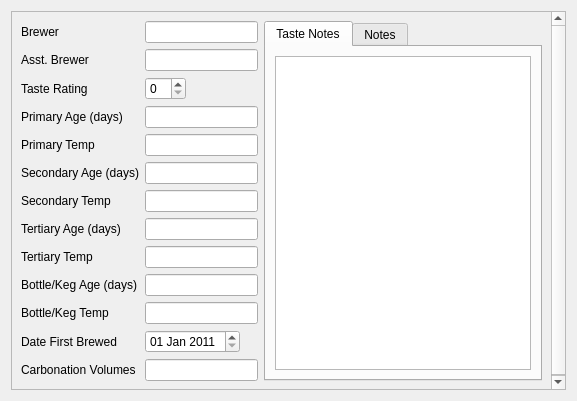
<?xml version="1.0" encoding="UTF-8"?>
<ui version="4.0">
 <class>recipeExtrasWidget</class>
 <widget class="QWidget" name="recipeExtrasWidget">
  <property name="geometry">
   <rect>
    <x>0</x>
    <y>0</y>
    <width>577</width>
    <height>401</height>
   </rect>
  </property>
  <property name="windowTitle">
   <string>Form</string>
  </property>
  <layout class="QHBoxLayout" name="horizontalLayout">
   <item>
    <widget class="QScrollArea" name="scrollArea">
     <property name="widgetResizable">
      <bool>true</bool>
     </property>
     <widget class="QWidget" name="scrollAreaWidgetContents">
      <property name="geometry">
       <rect>
        <x>0</x>
        <y>0</y>
        <width>563</width>
        <height>387</height>
       </rect>
      </property>
      <layout class="QHBoxLayout" name="horizontalLayout_4">
       <item>
        <layout class="QFormLayout" name="formLayout">
         <property name="fieldGrowthPolicy">
          <enum>QFormLayout::ExpandingFieldsGrow</enum>
         </property>
         <item row="0" column="0">
          <widget class="QLabel" name="label">
           <property name="text">
            <string>Brewer</string>
           </property>
          </widget>
         </item>
         <item row="0" column="1">
          <widget class="QLineEdit" name="lineEdit_brewer">
           <property name="minimumSize">
            <size>
             <width>64</width>
             <height>0</height>
            </size>
           </property>
           <property name="maximumSize">
            <size>
             <width>256</width>
             <height>16777215</height>
            </size>
           </property>
          </widget>
         </item>
         <item row="1" column="0">
          <widget class="QLabel" name="label_2">
           <property name="text">
            <string>Asst. Brewer</string>
           </property>
          </widget>
         </item>
         <item row="2" column="0">
          <widget class="QLabel" name="label_3">
           <property name="text">
            <string>Taste Rating</string>
           </property>
          </widget>
         </item>
         <item row="2" column="1">
          <widget class="QSpinBox" name="spinBox_tasteRating">
           <property name="maximumSize">
            <size>
             <width>256</width>
             <height>16777215</height>
            </size>
           </property>
           <property name="buttonSymbols">
            <enum>QAbstractSpinBox::UpDownArrows</enum>
           </property>
           <property name="maximum">
            <number>50</number>
           </property>
          </widget>
         </item>
         <item row="1" column="1">
          <widget class="QLineEdit" name="lineEdit_asstBrewer">
           <property name="minimumSize">
            <size>
             <width>64</width>
             <height>0</height>
            </size>
           </property>
           <property name="maximumSize">
            <size>
             <width>256</width>
             <height>16777215</height>
            </size>
           </property>
          </widget>
         </item>
         <item row="3" column="0">
          <widget class="QLabel" name="label_4">
           <property name="text">
            <string>Primary Age (days)</string>
           </property>
          </widget>
         </item>
         <item row="3" column="1">
          <widget class="QLineEdit" name="lineEdit_primaryAge">
           <property name="minimumSize">
            <size>
             <width>64</width>
             <height>0</height>
            </size>
           </property>
           <property name="maximumSize">
            <size>
             <width>256</width>
             <height>16777215</height>
            </size>
           </property>
          </widget>
         </item>
         <item row="4" column="0">
          <widget class="QLabel" name="label_5">
           <property name="text">
            <string>Primary Temp</string>
           </property>
          </widget>
         </item>
         <item row="4" column="1">
          <widget class="QLineEdit" name="lineEdit_primaryTemp">
           <property name="minimumSize">
            <size>
             <width>64</width>
             <height>0</height>
            </size>
           </property>
           <property name="maximumSize">
            <size>
             <width>256</width>
             <height>16777215</height>
            </size>
           </property>
          </widget>
         </item>
         <item row="5" column="0">
          <widget class="QLabel" name="label_6">
           <property name="text">
            <string>Secondary Age (days)</string>
           </property>
          </widget>
         </item>
         <item row="5" column="1">
          <widget class="QLineEdit" name="lineEdit_secAge">
           <property name="minimumSize">
            <size>
             <width>64</width>
             <height>0</height>
            </size>
           </property>
           <property name="maximumSize">
            <size>
             <width>256</width>
             <height>16777215</height>
            </size>
           </property>
          </widget>
         </item>
         <item row="6" column="0">
          <widget class="QLabel" name="label_7">
           <property name="text">
            <string>Secondary Temp</string>
           </property>
          </widget>
         </item>
         <item row="6" column="1">
          <widget class="QLineEdit" name="lineEdit_secTemp">
           <property name="minimumSize">
            <size>
             <width>64</width>
             <height>0</height>
            </size>
           </property>
           <property name="maximumSize">
            <size>
             <width>256</width>
             <height>16777215</height>
            </size>
           </property>
          </widget>
         </item>
         <item row="7" column="0">
          <widget class="QLabel" name="label_8">
           <property name="text">
            <string>Tertiary Age (days)</string>
           </property>
          </widget>
         </item>
         <item row="7" column="1">
          <widget class="QLineEdit" name="lineEdit_tertAge">
           <property name="minimumSize">
            <size>
             <width>64</width>
             <height>0</height>
            </size>
           </property>
           <property name="maximumSize">
            <size>
             <width>256</width>
             <height>16777215</height>
            </size>
           </property>
          </widget>
         </item>
         <item row="8" column="0">
          <widget class="QLabel" name="label_9">
           <property name="text">
            <string>Tertiary Temp</string>
           </property>
          </widget>
         </item>
         <item row="8" column="1">
          <widget class="QLineEdit" name="lineEdit_tertTemp">
           <property name="minimumSize">
            <size>
             <width>64</width>
             <height>0</height>
            </size>
           </property>
           <property name="maximumSize">
            <size>
             <width>256</width>
             <height>16777215</height>
            </size>
           </property>
          </widget>
         </item>
         <item row="9" column="0">
          <widget class="QLabel" name="label_10">
           <property name="text">
            <string>Bottle/Keg Age (days)</string>
           </property>
          </widget>
         </item>
         <item row="9" column="1">
          <widget class="QLineEdit" name="lineEdit_age">
           <property name="minimumSize">
            <size>
             <width>64</width>
             <height>0</height>
            </size>
           </property>
           <property name="maximumSize">
            <size>
             <width>256</width>
             <height>16777215</height>
            </size>
           </property>
          </widget>
         </item>
         <item row="10" column="0">
          <widget class="QLabel" name="label_11">
           <property name="text">
            <string>Bottle/Keg Temp</string>
           </property>
          </widget>
         </item>
         <item row="10" column="1">
          <widget class="QLineEdit" name="lineEdit_ageTemp">
           <property name="minimumSize">
            <size>
             <width>64</width>
             <height>0</height>
            </size>
           </property>
           <property name="maximumSize">
            <size>
             <width>256</width>
             <height>16777215</height>
            </size>
           </property>
          </widget>
         </item>
         <item row="11" column="0">
          <widget class="QLabel" name="label_12">
           <property name="text">
            <string>Date First Brewed</string>
           </property>
          </widget>
         </item>
         <item row="11" column="1">
          <widget class="QDateEdit" name="dateEdit_date">
           <property name="maximumSize">
            <size>
             <width>256</width>
             <height>16777215</height>
            </size>
           </property>
           <property name="dateTime">
            <datetime>
             <hour>0</hour>
             <minute>0</minute>
             <second>0</second>
             <year>2011</year>
             <month>1</month>
             <day>1</day>
            </datetime>
           </property>
           <property name="displayFormat">
            <string>dd MMM yyyy</string>
           </property>
          </widget>
         </item>
         <item row="12" column="0">
          <widget class="QLabel" name="label_13">
           <property name="text">
            <string>Carbonation Volumes</string>
           </property>
          </widget>
         </item>
         <item row="12" column="1">
          <widget class="QLineEdit" name="lineEdit_carbVols">
           <property name="minimumSize">
            <size>
             <width>64</width>
             <height>0</height>
            </size>
           </property>
           <property name="maximumSize">
            <size>
             <width>256</width>
             <height>16777215</height>
            </size>
           </property>
          </widget>
         </item>
        </layout>
       </item>
       <item>
        <layout class="QVBoxLayout" name="verticalLayout">
         <item>
          <widget class="QTabWidget" name="tabWidget">
           <property name="currentIndex">
            <number>0</number>
           </property>
           <widget class="QWidget" name="tab">
            <attribute name="title">
             <string>Taste Notes</string>
            </attribute>
            <layout class="QVBoxLayout" name="verticalLayout_2">
             <item>
              <widget class="QPlainTextEdit" name="plainTextEdit_tasteNotes">
               <property name="minimumSize">
                <size>
                 <width>256</width>
                 <height>0</height>
                </size>
               </property>
              </widget>
             </item>
            </layout>
           </widget>
           <widget class="QWidget" name="tab_2">
            <attribute name="title">
             <string>Notes</string>
            </attribute>
            <layout class="QVBoxLayout" name="verticalLayout_3">
             <item>
              <widget class="QPlainTextEdit" name="plainTextEdit_notes">
               <property name="minimumSize">
                <size>
                 <width>256</width>
                 <height>0</height>
                </size>
               </property>
              </widget>
             </item>
            </layout>
           </widget>
          </widget>
         </item>
        </layout>
       </item>
      </layout>
     </widget>
    </widget>
   </item>
  </layout>
 </widget>
 <resources/>
 <connections/>
</ui>
